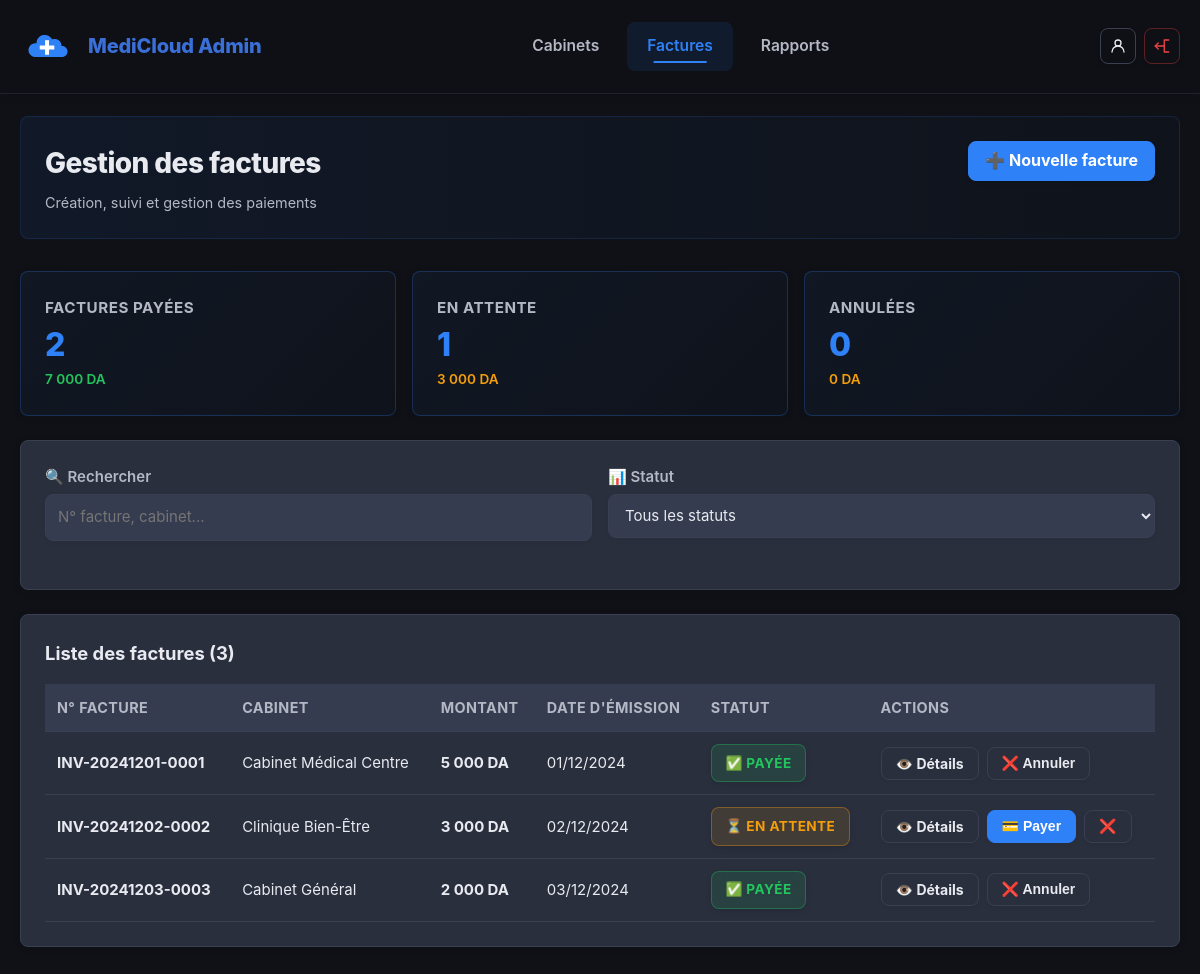
Screenshot of /MediCloud/admin/invoice-list.php?error=not_found (signed in) with the database file from the repository.
### tables this page shows
CREATE TABLE invoices (
    id INT AUTO_INCREMENT PRIMARY KEY,
    numero_facture VARCHAR(50) UNIQUE NOT NULL,
    cabinet_id INT NOT NULL,
    subscription_id INT,
    montant DECIMAL(10, 2) NOT NULL,
    amount DECIMAL(10, 2) NOT NULL,
    status ENUM('pending', 'paid', 'cancelled') DEFAULT 'pending',
    date_creation DATE,
    date_paiement DATE,
    methode_paiement VARCHAR(50),
    reference VARCHAR(100),
    created_at TIMESTAMP DEFAULT CURRENT_TIMESTAMP,
    updated_at TIMESTAMP DEFAULT CURRENT_TIMESTAMP ON UPDATE CURRENT_TIMESTAMP,
    FOREIGN KEY (cabinet_id) REFERENCES cabinets(id) ON DELETE CASCADE,
    FOREIGN KEY (subscription_id) REFERENCES subscriptions(id) ON DELETE SET NULL,
    INDEX idx_cabinet_id (cabinet_id),
    INDEX idx_status (status),
    INDEX idx_numero (numero_facture),
    INDEX idx_date (date_creation)
);

CREATE TABLE cabinets (
    id INT AUTO_INCREMENT PRIMARY KEY,
    nom_cabinet VARCHAR(255) NOT NULL,
    prenom VARCHAR(100),
    nom VARCHAR(100),
    email VARCHAR(255) UNIQUE,
    telephone VARCHAR(20),
    wilaya VARCHAR(100),
    commune VARCHAR(100),
    adresse TEXT,
    tarif DECIMAL(10, 2) DEFAULT 0,
    plus_code VARCHAR(50),
    name VARCHAR(255),
    address TEXT,
    phone VARCHAR(20),
    specialty VARCHAR(100),
    description TEXT,
    database_name VARCHAR(100) COMMENT 'Cabinet database name (e.g., hippocare_1)',
    statut ENUM('active', 'pending', 'inactive') DEFAULT 'active',
    created_at TIMESTAMP DEFAULT CURRENT_TIMESTAMP,
    updated_at TIMESTAMP DEFAULT CURRENT_TIMESTAMP ON UPDATE CURRENT_TIMESTAMP,
    INDEX idx_wilaya (wilaya),
    INDEX idx_email (email),
    INDEX idx_status (statut),
    INDEX idx_database (database_name)
);

### MediCloud/admin/DB/invoice_helper.php (called while the page is built, shortened)
<?php
function get_all_invoices($conn, $search = '', $status_filter = 'all', $limit = null, $offset = 0) {
    $query = "SELECT i.*, c.nom_cabinet, c.email as cabinet_email
              FROM invoices i
              LEFT JOIN cabinets c ON i.cabinet_id = c.id
              WHERE 1=1";
    $params = [];
    $types = '';
    $query .= " ORDER BY i.created_at DESC";
    if ($limit !== null) {
        $query .= " LIMIT ? OFFSET ?";
        $params[] = $limit;
        $params[] = $offset;
        $types .= 'ii';
    }
    $stmt = $conn->prepare($query);
    if (!empty($params)) {
        $stmt->bind_param($types, ...$params);
    }
    $stmt->execute();
    return $stmt->get_result()->fetch_all(MYSQLI_ASSOC);
}
function get_invoice_stats($conn) {
    $stats = [];
    $result = $conn->query("SELECT COUNT(*) as count FROM invoices WHERE status = 'pending'");
    $stats['pending_count'] = (int)($result->fetch_assoc()['count'] ?? 0);
    $result = $conn->query("SELECT COUNT(*) as count FROM invoices WHERE status = 'paid'");
    $stats['paid_count'] = (int)($result->fetch_assoc()['count'] ?? 0);
    $result = $conn->query("SELECT COUNT(*) as count FROM invoices WHERE status = 'cancelled'");
    $stats['overdue_count'] = (int)($result->fetch_assoc()['count'] ?? 0);
    $result = $conn->query("SELECT COALESCE(SUM(amount), 0) as total FROM invoices WHERE status = 'paid'");
    $stats['paid_revenue'] = (float)($result->fetch_assoc()['total'] ?? 0);
    $result = $conn->query("SELECT COALESCE(SUM(amount), 0) as total FROM invoices WHERE status = 'pending'");
    $stats['pending_revenue'] = (float)($result->fetch_assoc()['total'] ?? 0);
    $result = $conn->query("SELECT COALESCE(SUM(amount), 0) as total FROM invoices WHERE status = 'cancelled'");
    $stats['overdue_revenue'] = (float)($result->fetch_assoc()['total'] ?? 0);
    $result = $conn->query("SELECT COALESCE(SUM(amount), 0) as total FROM invoices WHERE status = 'paid' AND MONTH(date_paiement) = MONTH(CURDATE())");
    $stats['monthly_revenue'] = (float)($result->fetch_assoc()['total'] ?? 0);
    $result = $conn->query("SELECT COALESCE(SUM(amount), 0) as total FROM invoices WHERE status = 'paid'");
    $stats['total_revenue'] = (float)($result->fetch_assoc()['total'] ?? 0);
    return $stats;
}
?>

### MediCloud/admin/invoice-list.php (the view, shortened to what this page needs)
<?php
require_once 'DB/secure_page.php';
require_once 'DB/invoice_helper.php';
$search = $_GET['search'] ?? '';
$filter_statut = $_GET['statut'] ?? 'all';
$page = (int)($_GET['page'] ?? 1);
$items_per_page = 15;
$offset = ($page - 1) * $items_per_page;
$invoices = get_all_invoices($conn, $search, $filter_statut, $items_per_page, $offset);
$stats = get_invoice_stats($conn);
$count_query = "SELECT COUNT(*) as total FROM invoices i LEFT JOIN cabinets c ON i.cabinet_id = c.id WHERE 1=1";
$count_params = [];
$count_types = '';
if (!empty($count_params)) {
    $count_stmt = $conn->prepare($count_query);
    $count_stmt->bind_param($count_types, ...$count_params);
    $count_stmt->execute();
    $total_rows = $count_stmt->get_result()->fetch_assoc()['total'] ?? 0;
} else {
    $count_result = $conn->query($count_query);
    $total_rows = $count_result->fetch_assoc()['total'] ?? 0;
}
?>
<!DOCTYPE html>
<html lang="fr">
<head>
    <link rel="stylesheet" href="../assets/frontend/common.css" />
    <link rel="stylesheet" href="assets/frontend/admin.css" />
</head>
<body>
    <header class="header">
        <div class="header-inner">
            <a class="brand" href="dashboard.php">
                <img src="../assets/frontend/medicloud.svg" alt="" class="brand-logo" />
                <span class="brand-name">MediCloud Admin</span>
            </a>
            <nav class="nav">
                <a href="cabinet-list.php" class="nav-link">Cabinets</a>
                <a href="invoice-list.php" class="nav-link active">Factures</a>
                <a href="reports.php" class="nav-link">Rapports</a>
            </nav>
            <div class="header-actions">
                <a class="icon-btn" href="profile.php" aria-label="Mon profil">
                    <svg class="icon" viewBox="0 0 24 24" fill="none" stroke="currentColor" aria-hidden="true"><path d="M12 12a4 4 0 1 0 0-8a4 4 0 0 0 0 8z" stroke-width="1.75" stroke-linecap="round" stroke-linejoin="round"/><path d="M4 20a8 8 0 0 1 16 0" stroke-width="1.75" stroke-linecap="round" stroke-linejoin="round"/></svg>
                </a>
                <a class="icon-btn danger" href="DB/logout.php" aria-label="Déconnexion">
                </a>
            </div>
        </div>
    </header>
    <main class="page-container">
        <div class="page-header-horizontal">
            <div>
                <h1 class="page-title">Gestion des factures</h1>
                <p class="page-subtitle">Création, suivi et gestion des paiements</p>
            </div>
            <div>
                <a href="invoice-add.php" class="btn btn-primary">➕ Nouvelle facture</a>
            </div>
        </div>
        <section class="grid grid-3 mb-3">
            <div class="stat card hover-raise">
                <h4>Factures payées</h4>
                <div class="value"><?= $stats['paid_count'] ?? 0 ?></div>
                <p class="stat-trend positive"><?= number_format($stats['paid_revenue'] ?? 0, 0, ',', ' ') ?> DA</p>
            </div>
            <div class="stat card hover-raise">
                <h4>En attente</h4>
                <div class="value"><?= $stats['pending_count'] ?? 0 ?></div>
                <p class="stat-trend warning"><?= number_format($stats['pending_revenue'] ?? 0, 0, ',', ' ') ?> DA</p>
            </div>
            <div class="stat card hover-raise">
                <h4>Annulées</h4>
                <div class="value"><?= $stats['overdue_count'] ?? 0 ?></div>
                <p class="stat-trend warning"><?= number_format($stats['overdue_revenue'] ?? 0, 0, ',', ' ') ?> DA</p>
            </div>
        </section>
        <section class="card padded mb-3">
            <div class="grid grid-2">
                <div class="field">
                    <label>🔍 Rechercher</label>
                    <input type="search" id="search-input" placeholder="N° facture, cabinet..." value="<?= htmlspecialchars($search) ?>" />
                </div>
                <div class="field">
                    <label>📊 Statut</label>
                    <select id="filter-statut">
                        <option value="all" <?= $filter_statut === 'all' ? 'selected' : '' ?>>Tous les statuts</option>
                    </select>
                </div>
            </div>
        </section>
        <section class="card padded">
            <h2 class="card-title mb-2">Liste des factures (<?= number_format($total_rows, 0, ',', ' ') ?>)</h2>
            <div class="table-responsive">
                <table class="data-table">
                    <thead>
                        <tr>
                            <th>N° Facture</th>
                            <th>Cabinet</th>
                            <th>Montant</th>
                            <th>Date d'émission</th>
                            <th class="status-cell">Statut</th>
                            <th>Actions</th>
                        </tr>
                    </thead>
                    <tbody id="invoices-tbody">
                        <?php if (empty($invoices)): ?>
                        <tr>
                            <td colspan="6" style="text-align: center; padding: 2rem;">
                                <p style="color: #666;">📋 Aucune facture trouvée</p>
                                <p style="color: #999; font-size: 0.9rem;">Modifiez vos critères de recherche ou créez une nouvelle facture</p>
                            </td>
                        </tr>
                        <?php else: ?>
                        <?php foreach ($invoices as $invoice): ?>
                        <tr data-invoice-id="<?= $invoice['id'] ?>">
                            <td><strong><?= htmlspecialchars($invoice['numero_facture']) ?></strong></td>
                            <td><?= htmlspecialchars($invoice['nom_cabinet'] ?? 'N/A') ?></td>
                            <td><strong><?= number_format($invoice['amount'] ?? 0, 0, ',', ' ') ?> DA</strong></td>
                            <td><?= date('d/m/Y', strtotime($invoice['date_creation'])) ?></td>
                            <td class="status-cell">
                                <span class="badge badge-<?= $invoice['status'] ?>" data-status="<?= $invoice['status'] ?>">
                                    <?php
                                    $labels = [
                                        'paid' => '✅ Payée',
                                        'pending' => '⏳ En attente',
                                        'cancelled' => '❌ Annulée'
                                    ];
                                    echo $labels[$invoice['status']] ?? ucfirst($invoice['status']);
                                    ?>
                                </span>
                            </td>
                            <td>
                                <div class="action-btns">
                                    <a href="invoice-details.php?id=<?= urlencode($invoice['numero_facture']) ?>" class="btn btn-ghost btn-sm">👁️ Détails</a>
                                    <?php if ($invoice['status'] === 'pending'): ?>
                                        <button onclick="openPaymentForm(<?= $invoice['id'] ?>, '<?= htmlspecialchars($invoice['numero_facture']) ?>')" class="btn btn-primary btn-sm">💳 Payer</button>
                                        <button onclick="updateStatus(<?= $invoice['id'] ?>, 'cancelled')" class="btn btn-ghost btn-sm">❌</button>
                                    <?php elseif ($invoice['status'] === 'paid'): ?>
                                        <button onclick="updateStatus(<?= $invoice['id'] ?>, 'cancelled')" class="btn btn-ghost btn-sm">❌ Annuler</button>
                                    <?php elseif ($invoice['status'] === 'cancelled'): ?>
                                        <button onclick="updateStatus(<?= $invoice['id'] ?>, 'pending')" class="btn btn-ghost btn-sm">🔄 Réactiver</button>
                                    <?php endif; ?>
                                </div>
                            </td>
                        </tr>
                        <?php endforeach; ?>
                        <?php endif; ?>
                    </tbody>
                </table>
            </div>
        </section>
    </main>
</body>
</html>

### MediCloud/assets/frontend/common.css (style rules this page uses)
:root { --primary: #2F81F7; --primary-600: #3B8CFF; --primary-100: rgba(47, 129, 247, 0.15); --accent: #3B8CFF; --accent-600: #2C74D6; --heading: #3A6FD8; --bg-dark: #1a1d29; --surface: #2a2f3e; --surface-light: #363c4f; --alt: #232836; --text: #e8eaf0; --text-secondary: #b4b8c5; --muted: #838a9d; --border: #3a4052; --shadow-sm: 0 1px 3px rgba(0, 0, 0, 0.3); --shadow: 0 4px 12px rgba(0, 0, 0, 0.4); --shadow-lg: 0 10px 30px rgba(0, 0, 0, 0.5); --success: #22c55e; --warning: #f59e0b; --danger: #ef4444; --transition: 0.3s ease; --radius-sm: 0.5rem; --radius-md: 0.75rem; --radius-lg: 1rem; --radius-xl: 1.25rem; --radius-full: 2rem; }
* { box-sizing: border-box; margin: 0; padding: 0; }
html { scroll-behavior: smooth; }
html, body { height: 100%; }
body { font-family: "Inter", ui-sans-serif, system-ui, -apple-system, "Segoe UI", Roboto, Arial, sans-serif; font-size: 15px; line-height: 1.6; color: var(--text); background: #0f1117; position: relative; overflow-x: hidden; }
.btn { display: inline-block; padding: 0.875rem 2.25rem; border-radius: var(--radius-md); font-weight: 700; font-size: 1rem; text-decoration: none; transition: var(--transition); border: none; cursor: pointer; text-align: center; }
.btn-primary { background: var(--primary); color: white; box-shadow: 0 4px 16px rgba(47, 129, 247, 0.35); }

### MediCloud/admin/invoice-list.php (style rules this page uses)
.action-btns { display: flex; gap: 0.5rem; align-items: center; flex-wrap: wrap; }
.status-cell { min-width: 150px; }

### rows the page displays
invoices: numero_facture "INV-20241201-0001", cabinet.nom_cabinet "Cabinet Médical Centre", amount "5 000", date_creation "01/12/2024", status "✅ PAYÉE"
invoices: numero_facture "INV-20241202-0002", cabinet.nom_cabinet "Clinique Bien-Être", amount "3 000", date_creation "02/12/2024", status "⏳ EN ATTENTE"
invoices: numero_facture "INV-20241203-0003", cabinet.nom_cabinet "Cabinet Général", amount "2 000", date_creation "03/12/2024", status "✅ PAYÉE"

### other values shown
$stats['paid_count'] "2"
$stats['paid_revenue'] "7 000"
$stats['pending_count'] "1"
$stats['pending_revenue'] "3 000"
$stats['overdue_count'] "0"
$stats['overdue_revenue'] "0"
$total_rows "3"
